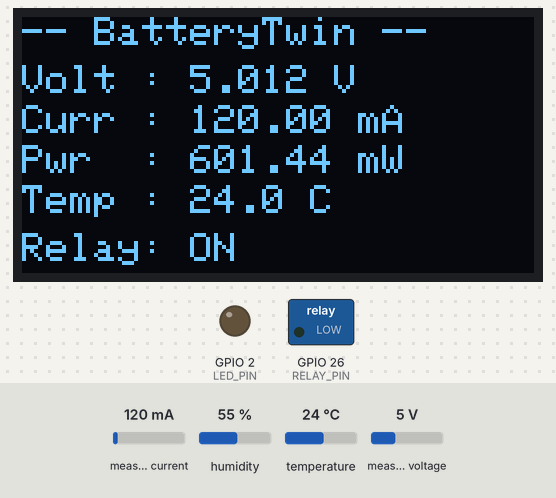
Simulated run of this sketch. Board: ESP32. Shown: 128×64 one-colour display, switched loads named in the sketch (green lamp = pin HIGH), output pins drawn as LEDs (lit = HIGH). Inputs (shaded band) come from the test bench; at power-on: measured current 120 mA, temperature 24 °C, measured voltage 5 V, humidity 55 %. What the sketch prints to the serial monitor is not drawn.

Above: at 5.2 s.
5.3 s: measured current set to 40 mA
At 6.6 s:
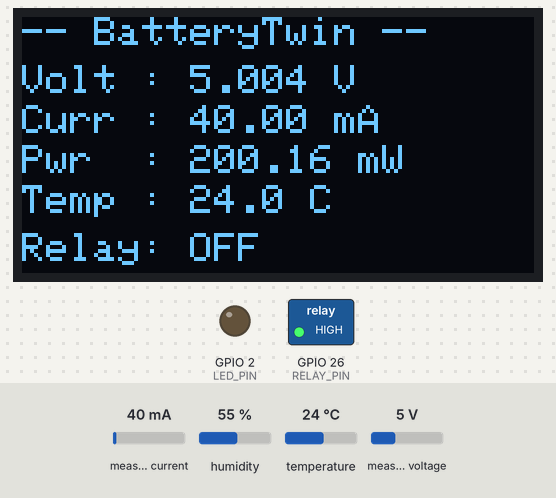
9.9 s: temperature set to 12 °C
At 13.5 s:
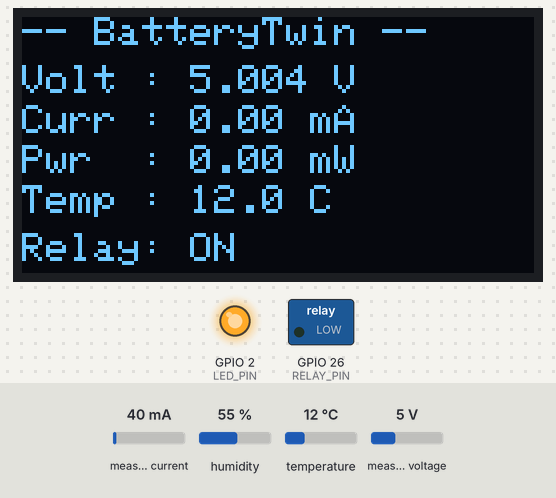
16.0 s: measured voltage set to 0.3 V
At 18.1 s:
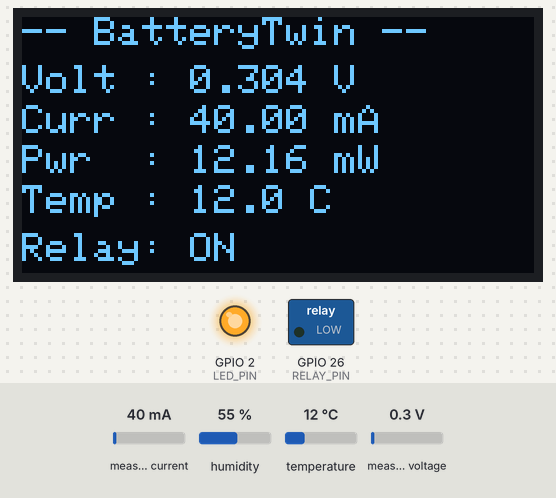
20.5 s: temperature set to 19 °C
At 21.6 s:
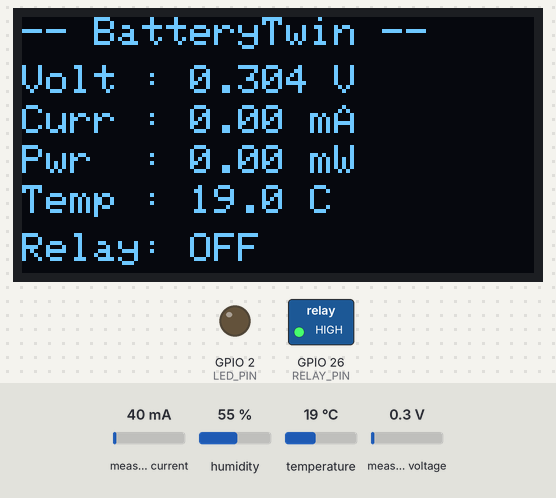
26.6 s: measured current set to 500 mA
At 28.5 s:
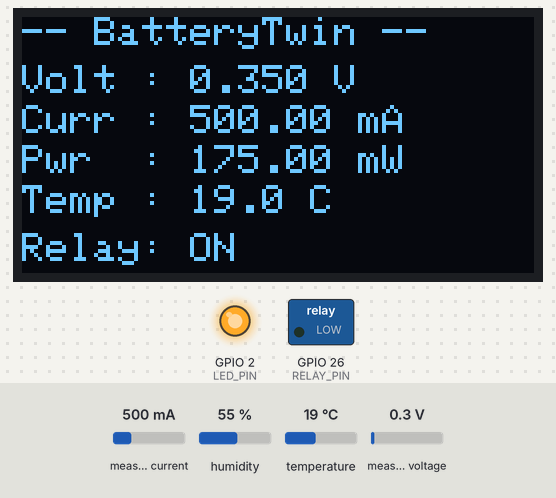
32.7 s: temperature set to 28 °C
At 34.3 s:
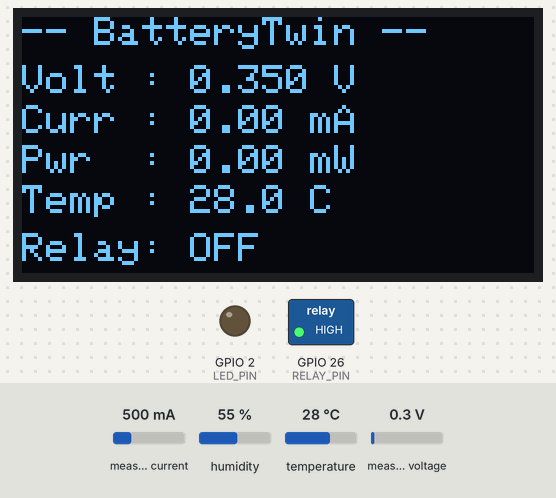
Timing chart, 0 to 39.6 s (numbered marks = the images above; inputs shaded):
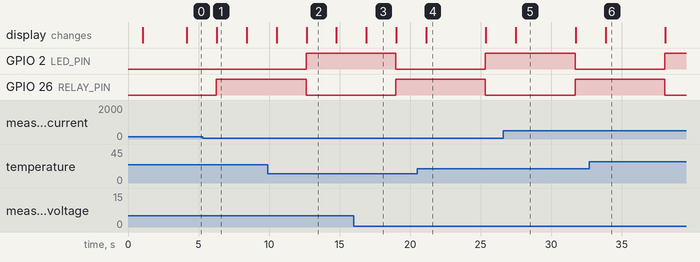

The sketch:

hardware_test.ino
```cpp
/**
 * hardware_test.ino
 * ------------------
 * BatteryTwin — Phase 1 Calibrated Hardware Test
 */

#include <Wire.h>
#include <Adafruit_GFX.h>
#include <Adafruit_SSD1306.h>
#include <Adafruit_INA219.h>
#include <DHT.h>

// ── Pin definitions ────────────────────────────────────────────────
#define DHT_PIN       4
#define DHT_TYPE      DHT11
#define RELAY_PIN     26
#define LED_PIN       2      // Built-in LED

// ── OLED Settings ──────────────────────────────────────────────────
#define SCREEN_WIDTH  128
#define SCREEN_HEIGHT 64
#define OLED_RESET    -1
#define OLED_ADDRESS  0x3C

// ── Objects ────────────────────────────────────────────────────────
DHT            dht(DHT_PIN, DHT_TYPE);
Adafruit_SSD1306 display(SCREEN_WIDTH, SCREEN_HEIGHT, &Wire, OLED_RESET);
Adafruit_INA219  ina219;

// ── Status flags ───────────────────────────────────────────────────
bool oledOk  = false;
bool inaOk   = false;
bool dhtOk   = false;
bool relayOn = true;

unsigned long lastRelay = 0;

void setup() {
  Serial.begin(115200);
  delay(1000);

  pinMode(RELAY_PIN, OUTPUT);
  pinMode(LED_PIN,   OUTPUT);
  digitalWrite(RELAY_PIN, LOW);  // Relay ON at start (active LOW)

  Serial.println("\n=============================");
  Serial.println("  BatteryTwin Hardware Test  ");
  Serial.println("=============================");

  Wire.begin(21, 22);

  // ── OLED init ──────────────────────────────────────────────────
  oledOk = display.begin(SSD1306_SWITCHCAPVCC, OLED_ADDRESS);
  if (!oledOk) {
    Serial.println("[FAIL] OLED not found!");
  } else {
    Serial.println("[OK]   OLED found.");
    display.clearDisplay();
    display.setTextColor(SSD1306_WHITE);
    display.setTextSize(1);
    display.setCursor(15, 10); display.println("BatteryTwin");
    display.setCursor(15, 25); display.println("Testing...");
    display.display();
    delay(1000);
  }

  // ── INA219 init ────────────────────────────────────────────────
  inaOk = ina219.begin();
  if (!inaOk) {
    Serial.println("[FAIL] INA219 not found!");
  } else {
    ina219.setCalibration_32V_2A();
    Serial.println("[OK]   INA219 found.");
  }

  // ── DHT11 init ─────────────────────────────────────────────────
  dht.begin();
  delay(2000);

  Serial.println("[OK]   Relay ON (GPIO26 LOW)");
  Serial.println("=============================\n");
}

void loop() {
  unsigned long now = millis();

  // ── Read INA219 with Multi-Sample Averaging & Noise Filter ──────
  float voltage = 0, current_mA = 0, power_mW = 0;

  if (inaOk) {
    float busVoltage   = ina219.getBusVoltage_V();
    float shuntVoltage = ina219.getShuntVoltage_mV();

    // Total battery voltage under load
    voltage = busVoltage + (shuntVoltage / 1000.0);

    // Take 5 samples to smooth out current fluctuations
    float currentSum = 0;
    for (int i = 0; i < 5; i++) {
      currentSum += ina219.getCurrent_mA();
      delay(10);
    }
    current_mA = currentSum / 5.0;

    // Handle direction & floating noise
    current_mA = abs(current_mA);

    // Noise Gate: If relay is OFF or load current is tiny, force to 0
    if (!relayOn || current_mA < 5.0) {
      current_mA = 0.0;
      power_mW = 0.0;
    } else {
      power_mW = voltage * current_mA; // Recalculate clean power in mW
    }
  }

  // ── Read DHT11 ─────────────────────────────────────────────────
  float temp = dht.readTemperature();
  float hum  = dht.readHumidity();
  dhtOk = !isnan(temp) && !isnan(hum);

  // ── Toggle relay every 5 seconds ────────────────────────────────
  if (now - lastRelay >= 5000) {
    lastRelay = now;
    relayOn = !relayOn;
    digitalWrite(RELAY_PIN, relayOn ? LOW : HIGH); // Active LOW logic
    digitalWrite(LED_PIN,   relayOn ? HIGH : LOW);
    Serial.printf("[RELAY] Toggled → %s\n", relayOn ? "ON" : "OFF");
  }

  // ── Serial Monitor output ──────────────────────────────────────
  Serial.println("-----------------------------");
  if (inaOk) {
    Serial.printf("Voltage  : %.3f V\n",  voltage);
    Serial.printf("Current  : %.2f mA\n", current_mA);
    Serial.printf("Power    : %.2f mW\n", power_mW);
  } else {
    Serial.println("INA219   : NOT FOUND");
  }

  if (dhtOk) {
    Serial.printf("Temp     : %.1f C\n",  temp);
    Serial.printf("Humidity : %.1f %%\n", hum);
  } else {
    Serial.println("DHT11    : READ ERROR");
  }

  Serial.printf("Relay    : %s\n", relayOn ? "ON" : "OFF");
  Serial.println();

  // ── OLED output ────────────────────────────────────────────────
  if (oledOk) {
    display.clearDisplay();
    display.setTextSize(1);
    display.setTextColor(SSD1306_WHITE);

    display.setCursor(0, 0);
    display.println("-- BatteryTwin --");

    display.setCursor(0, 12);
    if (inaOk) display.printf("Volt : %.3f V",  voltage);
    else        display.println("Volt : N/A");

    display.setCursor(0, 22);
    if (inaOk) display.printf("Curr : %.2f mA", current_mA);
    else        display.println("Curr : N/A");

    display.setCursor(0, 32);
    if (inaOk) display.printf("Pwr  : %.2f mW", power_mW);
    else        display.println("Pwr  : N/A");

    display.setCursor(0, 42);
    if (dhtOk) display.printf("Temp : %.1f C",  temp);
    else        display.println("Temp : ERROR");

    display.setCursor(0, 54);
    display.printf("Relay: %s", relayOn ? "ON " : "OFF");

    display.display();
  }

  delay(2000);
}
```

Measured:
- after the input at 16.0 s, the display: changes after 0.90 s (image 3)
- what the display in image 1 shows lasts 2.1 s, from 6.3 s to 8.4 s
- what the display in image 4 shows lasts 4.3 s, from 21.1 s to 25.4 s
